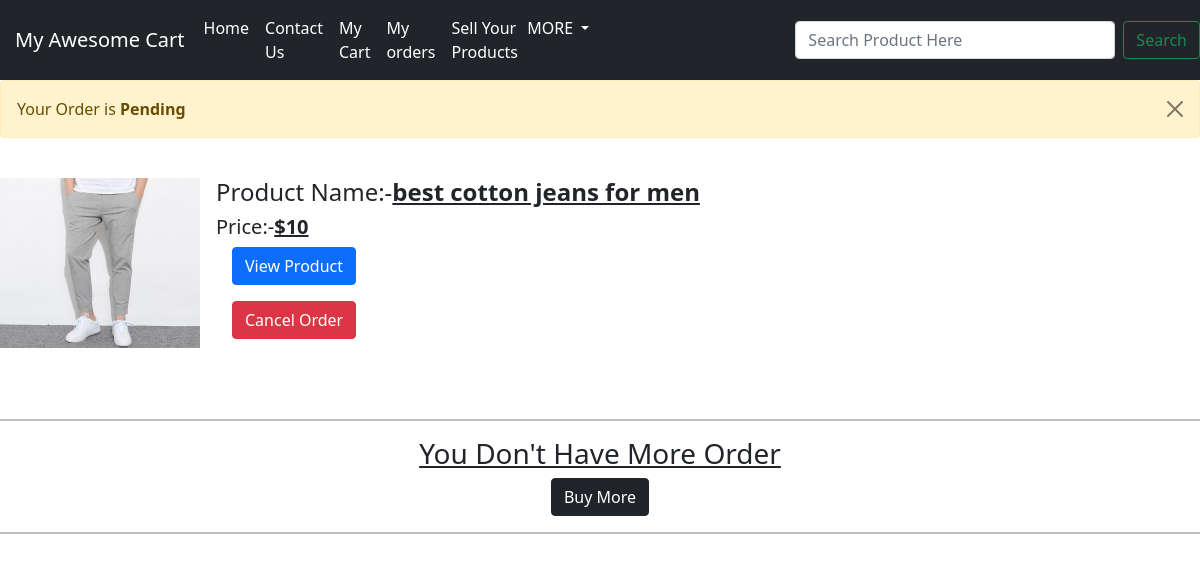
Page /shop/vieworder/ (signed in) on the earlier database version.
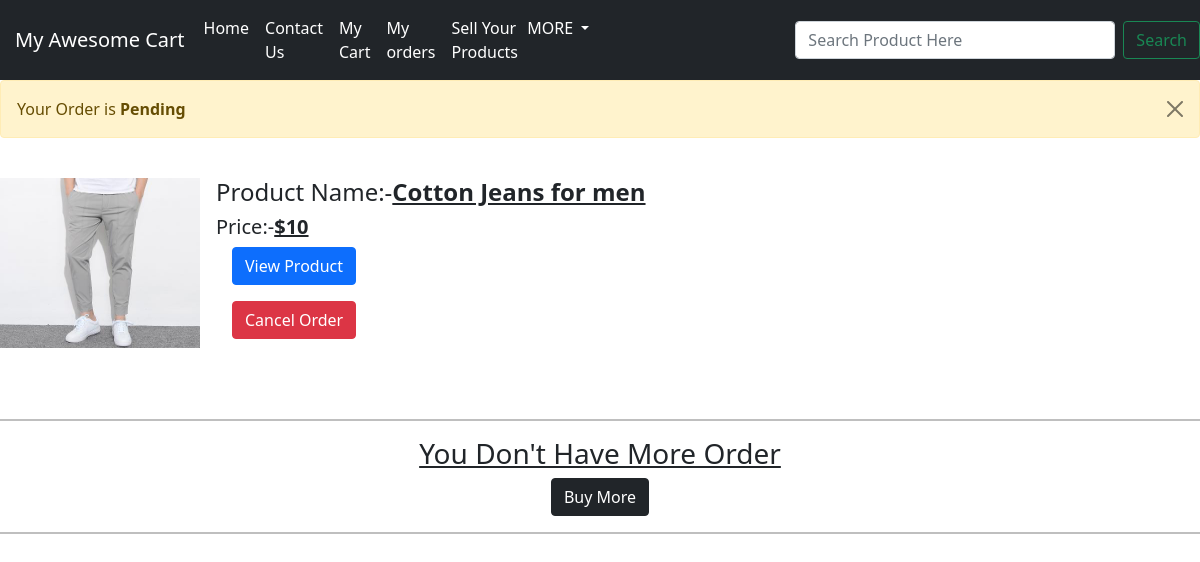
Same page on the later database version.
### shop/models.py (models this page shows, shortened)
class Order(models.Model):
    product_image=models.ImageField(upload_to="shop/images")
    product_name=models.CharField(max_length=200)
    product_price=models.CharField(max_length=200)
    name=models.CharField(max_length=50)
    email=models.CharField(max_length=50, default="")
    address1=models.CharField(max_length=100, default="")
    address2=models.CharField(max_length=400, default="")
    city=models.CharField(max_length=100, default="")
    state=models.CharField(max_length=50, default="")
    zip=models.IntegerField(default=0)
    phone=models.CharField(max_length=10,default="0")
    order_method=models.CharField(max_length=50, default="")
    product_id=models.CharField(max_length=1,default=0)
    admin_id=models.IntegerField(default="")
    user_uid=models.IntegerField(default=0)
    order_status=models.CharField(max_length=200,default="Pending")

### shop/views.py (the view)
# urls.py: path('vieworder/', views.vieworder,       name="vieworder"),
def vieworder(requests):
    order= Order.objects.all()
    context={'order':order}
    return render(requests, 'shop/vieworder.html',context)

### templates/shop/vieworder.html (shortened to what this page needs)
{% extends 'shop/basic.html' %}
{%block body%}
{%if user.is_authenticated%}
{% for order in order %}
{% if request.user.id == order.user_uid %}
{% if order.order_status == "Pending" %}
<div class="alert alert-warning alert-dismissible fade show" role="alert">
  Your Order is <strong>Pending</strong>
  <button type="button" class="btn-close" data-bs-dismiss="alert" aria-label="Close"></button>
</div>
{% elif order.order_status == "Dispatched" %}
<div class="alert alert-info alert-dismissible fade show" role="alert">
  Your Order has been <strong>Dispatched</strong>
  <button type="button" class="btn-close" data-bs-dismiss="alert" aria-label="Close"></button>
</div>
{% elif order.order_status == "Delivered" %}
<div class="alert alert-success alert-dismissible fade show" role="alert">
  Your Order has been Successfully <strong>Delivered</strong>
  <button type="button" class="btn-close" data-bs-dismiss="alert" aria-label="Close"></button>
</div>
{% endif %}
<br>
<div class="d-flex position-relative">
  <img src="/media/{{order.product_image}}" class="flex-shrink-0 me-3" alt="...">
  <div>
    <h4 class="mt-0">Product Name:-<b><u>{{order.product_name}}</u></b></h4>
    <h5>Price:-<b><u>{{order.product_price}}</u></b></h6>
    <a href="/shop/productview/{{order.product_id}}"><button class="btn btn-primary mx-3" >View Product</button></p></a>
    <a href="destroy/{{order.id}}" onclick="return confirm('Are you sure you want to Cancel The Order?')"/><button class="btn btn-danger mx-3">Cancel Order</button></p></a>
  </div>
</div>
<br>
<br>
{% endif %}
{% endfor %}
<hr style="height:2px;color:black;"></hr>
<center><h3><u>You Don't Have More Order</u></h3>
<a href="/shop"><button class="btn btn-dark">Buy More</button></a></center>
<hr style="height:2px;color:black;"></hr><br>
{%else%}
<center><h2>Please sign in to see your Orders</h2>
<a href="/" class="btn btn-danger">Sign in Here</a></center>
{%endif%}
{%endblock%}

Differences in the rows shown:
removed Order: user_uid 1 (drawn), product_image (picture), product_name "best cotton jeans for men", product_price "$10"
added Order: user_uid 1 (drawn), product_image (picture), product_name "Cotton Jeans for men", product_price "$10"
